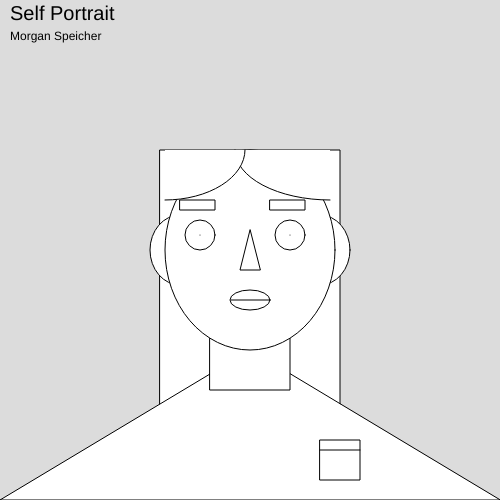
Frame 1 (no input)
Frame 60 (no input): identical to frame 1, image omitted
Frame 120 (the mouse pressed at the canvas centre since frame 60): identical to frame 1, image omitted

The p5.js sketch that drew this single still picture (run headless with seeded random() and noise() and a simulated clock; from frame 60 on, the mouse is pressed at the canvas centre):

// p5.js sketch
// ── sketch.js
function setup() {
    createCanvas(500,500);
  }
  
  function draw() {
    background(220);
    
    //hair
    rect(160, 150, 180, 300);

//head 2.0
ellipse(180,250,60,70)
ellipse(320,250,60,70)

//neck
triangle(250, 350, 0, 500, 500, 500);
rect(210, 300, 80, 90);


    // head
    ellipse(250,250,170,200);
    ellipse(250,300,40,20);
    line(231, 300, 270, 300);
    rect(180, 200, 35, 10);
    rect(270, 200, 35, 10);
    triangle(250, 230, 240, 270, 260, 270);
    square(320,440,40);
    line(320,450,360,450);


    // eyes
    circle(200,235,30);
    circle(290,235,30);
    point(200,235);
    point(290,235);

    //hair 2.0
    
    arc(330, 150, 190, 100, HALF_PI, PI);
    arc(165, 150, 160, 100, PI + PI, HALF_PI);
    
    //text
    textSize(20);
    text('Self Portrait', 10, 20);
    textSize(12);
    text('Morgan Speicher', 10, 40);
  }
// ── Week9.html
<html>
  <head>
    <title>
        First p5.js Page
    </title>
    
    <script src="p5.min.js"></script>
    <script src="sketch.js"></script>
  </head>
  <body>
  </body>
</html>
